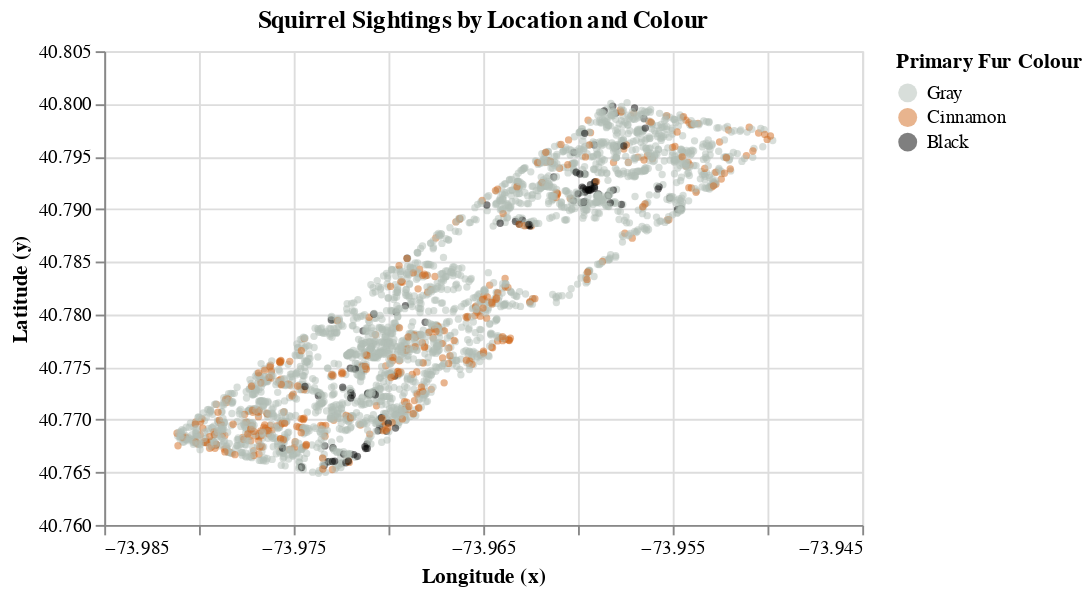

Here is the notebook cell this chart was saved with:
### Code cell
location_sightings = alt.Chart(
    squirrels.dropna(subset = ['x', 'y']),
    title = alt.Title(text = 'Squirrel Sightings by Location and Colour')
    ).mark_circle(size = 15, opacity = 0.5).encode(
        x = alt.X('x:Q').title('Longitude (x)').scale(zero = False),
        y = alt.Y('y:Q').title('Latitude (y)').scale(zero = False),
        color = alt.Color('primary_fur_color:N').scale(domain = order, range = colours).title('Primary Fur Colour'),
    ).properties(width = 400, height = 250)

location_sightings

### Figure 1 — Vega specification as saved in the notebook (floating-point values rounded to 4 significant figures; data arrays with more than 128 entries replaced by an {"elided": "..."} marker saying what was removed)
{"$schema": "https://vega.github.io/schema/vega/v5.json", "data": [{"name": "source_0", "values": {"elided": "3023 records"}}, {"name": "source_0_x_domain_x", "values": [{"min": -73.98, "max": -73.95}]}, {"name": "source_0_y_domain_y", "values": [{"min": 40.76, "max": 40.8}]}], "marks": [{"type": "symbol", "name": "marks", "from": {"data": "source_0"}, "encode": {"update": {"opacity": {"value": 0.5}, "size": {"value": 15}, "y": {"field": "y", "scale": "y"}, "fill": {"field": "primary_fur_color", "scale": "color"}, "x": {"field": "x", "scale": "x"}, "shape": {"value": "circle"}}}, "style": ["circle"]}], "scales": [{"name": "x", "type": "linear", "domain": [{"signal": "(data(\"source_0_x_domain_x\")[0] || {}).min"}, {"signal": "(data(\"source_0_x_domain_x\")[0] || {}).max"}], "range": [0, {"signal": "width"}], "nice": true, "zero": false}, {"name": "y", "type": "linear", "domain": [{"signal": "(data(\"source_0_y_domain_y\")[0] || {}).min"}, {"signal": "(data(\"source_0_y_domain_y\")[0] || {}).max"}], "range": [{"signal": "height"}, 0], "nice": true, "zero": false}, {"name": "color", "type": "ordinal", "domain": ["Gray", "Cinnamon", "Black"], "range": ["#B2BEB5", "#D2691E", "#000000"]}], "axes": [{"scale": "x", "minExtent": 0, "gridScale": "y", "tickCount": {"signal": "ceil(width/40)"}, "zindex": 0, "aria": false, "orient": "bottom", "ticks": false, "domain": false, "maxExtent": 0, "labels": false, "grid": true}, {"scale": "y", "minExtent": 0, "orient": "left", "gridScale": "x", "grid": true, "ticks": false, "labels": false, "tickCount": {"signal": "ceil(height/40)"}, "maxExtent": 0, "aria": false, "zindex": 0, "domain": false}, {"scale": "x", "zindex": 0, "labelOverlap": true, "grid": false, "title": "Longitude (x)", "orient": "bottom", "labelFlush": true, "tickCount": {"signal": "ceil(width/40)"}}, {"scale": "y", "grid": false, "zindex": 0, "labelOverlap": true, "tickCount": {"signal": "ceil(height/40)"}, "orient": "left", "title": "Latitude (y)"}], "title": {"text": "Squirrel Sightings by Location and Colour", "frame": "group"}, "style": "cell", "width": 400, "background": "white", "padding": 5, "height": 250, "legends": [{"title": "Primary Fur Colour", "fill": "color", "symbolType": "circle", "encode": {"symbols": {"update": {"opacity": {"value": 0.5}}}}}]}
